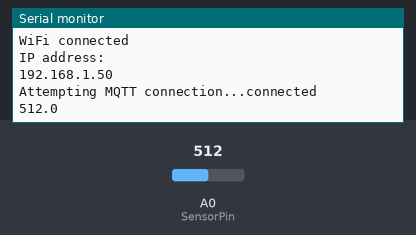
Bench run of a sketch on a simulated ESP8266 (NodeMCU). On the bench: the last lines printed to the serial monitor. The test bench sets the inputs (shaded band); at power-on: A0 (SensorPin) = 512. WiFi joins after 1.5 s; servers stay silent unless stated; random numbers use the default seed unless the sketch sets one; no MQTT or app messages arrive unless stated.

Above: at 2.7 s.
2.8 s: A0 (SensorPin) set to 716
At 4.5 s:
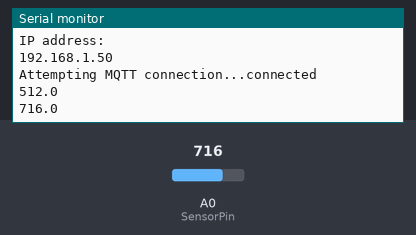
5.5 s: A0 (SensorPin) set to 900
At 6.0 s:
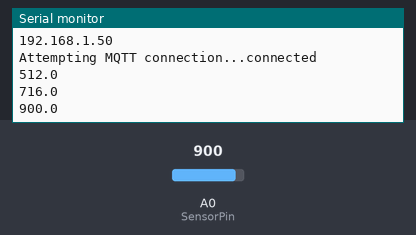
Timing chart, 0 to 8.5 s (numbered marks = the images above; inputs shaded):
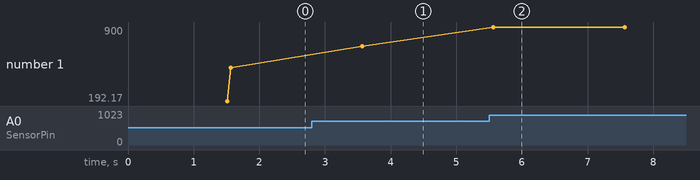

Measured:
- after the input at 2.8 s, the serial monitor: prints a new line after 0.77 s (image 1)
- after the input at 5.5 s, the serial monitor: prints a new line after 0.07 s (image 2)
- plotted number 1: 512 → 716 after the input at 2.8 s, 716 → 900 after the input at 5.5 s

The sketch:

0629_soil.ino
```cpp
#include <ESP8266WiFi.h>
#include <PubSubClient.h>
#define SensorPin A0
#define Offset 0.00
#define samplingInterval 20
#define printInterval 800
#define ArrayLenth  40
int pHArray[ArrayLenth];
int pHArrayIndex=0;

static float data;

const char* ssid = "iptime_micro";
const char* password = "visioninside";
const char* mqtt_server = "192.168.0.4";


WiFiClient espClient;
PubSubClient client(espClient);
long lastMsg = 0;
char msg[50];

void setup_wifi(void){

  delay(10);
  // We start by connecting to a WiFi network
  Serial.println();
  Serial.print("Connecting to ");
  Serial.println(ssid);

  WiFi.begin(ssid, password);

  while (WiFi.status() != WL_CONNECTED) {
    delay(500);
    Serial.print(".");
  }
  randomSeed(micros());

  Serial.println("");
  Serial.println("WiFi connected");
  Serial.println("IP address: ");
  Serial.println(WiFi.localIP());
}

void reconnect() {
  // Loop until we're reconnected
  while (!client.connected()) {
    Serial.print("Attempting MQTT connection...");
    // Create a random client ID
    String clientId = "ESP8266Client-";
    clientId += String(random(0xffff), HEX);
    // Attempt to connect
    if (client.connect(clientId.c_str())) {
      Serial.println("connected");
 } else {
      Serial.print("failed, rc=");
      Serial.print(client.state());
      Serial.println(" try again in 5 seconds");
      // Wait 5 seconds before retrying
      delay(5000);
    }
  }
}

void setup() {
  // put your setup code here, to run once:
  Serial.begin(115200);
  setup_wifi();
  pinMode(SensorPin, INPUT);
  client.setServer(mqtt_server, 1883);

}

void loop() {
  if (!client.connected()) {
    reconnect();
  }
  client.loop();
  // put your main code here, to run repeatedly:
  data=analogRead(SensorPin);
    snprintf(msg, 75, "%.1f", data);
  client.publish("soil",msg);
  Serial.println(msg);
  delay(2000);
}
```
